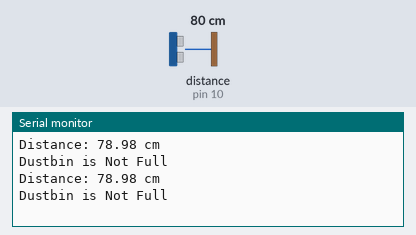
A sketch run on a simulated Arduino Uno, built with avr-gcc and run on an emulated ATmega328P. On the bench: the last lines printed to the serial monitor. Wiring (inferred from the names in the program): ultrasonic range finder: trigger pin 9; echo pin 10. Inputs (shaded band) come from the test bench; at power-on: distance to the obstacle (sensor on pin 10) 80 cm. The echo pulse lasts 58.3 µs per cm.

Above: at 1.8 s.
1.9 s: distance to the obstacle (sensor on pin 10) set to 7 cm
At 2.8 s:
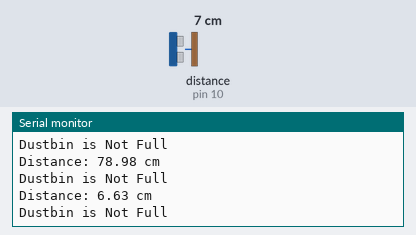
3.4 s: distance to the obstacle (sensor on pin 10) set to 4 cm
At 4.8 s:
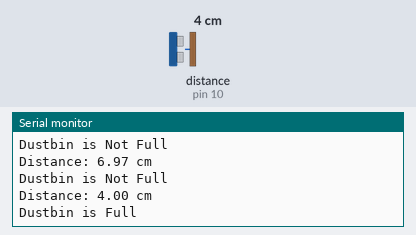
Timing chart, 0 to 6.4 s (numbered marks = the images above; inputs shaded):
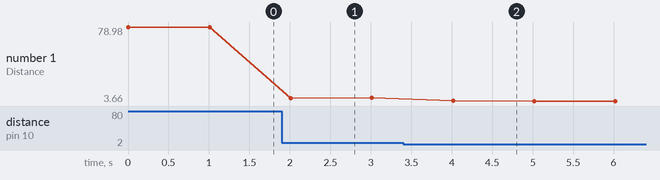

Measured:
- the behaviour switches between 6 and 5 cm on distance to the obstacle (sensor on pin 10) (found by bisection; images 1 and 2)
- after the input at 1.9 s, the serial monitor: prints a new line after 0.11 s (image 1)
- after the input at 3.4 s, the serial monitor: prints a new line after 0.62 s (image 2)
- plotted number 1: 78.98 → 6.97 after the input at 1.9 s, 6.97 → 3.66 after the input at 3.4 s

The sketch:

code.ino
```cpp
// Define the pins for the ultrasonic sensor
const int trigPin = 9;
const int echoPin = 10;

// Define the threshold distance for considering the mug as full (in centimeters)
const float fullThreshold = 5.0; // Adjust this value based on your setup

void setup() {
  // Start serial communication
  Serial.begin(9600);

  // Define the sensor pins as input/output
  pinMode(trigPin, OUTPUT);
  pinMode(echoPin, INPUT);
}

void loop() {
  // Trigger the ultrasonic sensor to send a pulse
  digitalWrite(trigPin, LOW);
  delayMicroseconds(2);
  digitalWrite(trigPin, HIGH);
  delayMicroseconds(10);
  digitalWrite(trigPin, LOW);

  // Measure the time taken for the pulse to return
  float duration = pulseIn(echoPin, HIGH);

  // Convert the duration to distance in centimeters
  float distance = duration * 0.034 / 2;

  // Print the measured distance to the Serial Monitor
  Serial.print("Distance: ");
  Serial.print(distance);
  Serial.println(" cm");

  // Check if the dustbin is full
  if (distance <= fullThreshold) {
    Serial.println("Dustbin is Full");
    // Perform actions or send signals as needed when the mug is full
  } else {
    Serial.println("Dustbin is Not Full");
    // Perform actions or send signals as needed when the mug is not full
  }

  // Add a delay before the next measurement to avoid rapid readings
  delay(1000); // Adjust the delay duration as needed
}
```
